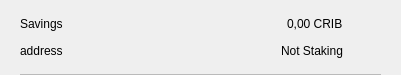
<?xml version="1.0" encoding="UTF-8"?>
<ui version="4.0">
 <class>CSRow</class>
 <widget class="QWidget" name="CSRow">
  <property name="geometry">
   <rect>
    <x>0</x>
    <y>0</y>
    <width>401</width>
    <height>75</height>
   </rect>
  </property>
  <property name="windowTitle">
   <string>Form</string>
  </property>
  <layout class="QVBoxLayout" name="verticalLayout">
   <property name="spacing">
    <number>0</number>
   </property>
   <property name="leftMargin">
    <number>20</number>
   </property>
   <property name="topMargin">
    <number>10</number>
   </property>
   <property name="rightMargin">
    <number>20</number>
   </property>
   <property name="bottomMargin">
    <number>0</number>
   </property>
   <item>
    <widget class="QWidget" name="info" native="true">
     <property name="minimumSize">
      <size>
       <width>0</width>
       <height>0</height>
      </size>
     </property>
     <layout class="QHBoxLayout" name="horizontalLayout_3">
      <property name="leftMargin">
       <number>0</number>
      </property>
      <property name="topMargin">
       <number>0</number>
      </property>
      <property name="rightMargin">
       <number>0</number>
      </property>
      <property name="bottomMargin">
       <number>10</number>
      </property>
      <item>
       <widget class="QWidget" name="container" native="true">
        <property name="minimumSize">
         <size>
          <width>0</width>
          <height>0</height>
         </size>
        </property>
        <layout class="QVBoxLayout" name="verticalLayout_2">
         <property name="spacing">
          <number>0</number>
         </property>
         <property name="leftMargin">
          <number>0</number>
         </property>
         <property name="topMargin">
          <number>0</number>
         </property>
         <property name="rightMargin">
          <number>0</number>
         </property>
         <property name="bottomMargin">
          <number>0</number>
         </property>
         <item>
          <layout class="QHBoxLayout" name="horizontalLayout">
           <item>
            <widget class="QLabel" name="labelName">
             <property name="toolTip">
              <string notr="true"/>
             </property>
             <property name="text">
              <string>Savings</string>
             </property>
            </widget>
           </item>
           <item>
            <spacer name="horizontalSpacer">
             <property name="orientation">
              <enum>Qt::Horizontal</enum>
             </property>
             <property name="sizeHint" stdset="0">
              <size>
               <width>40</width>
               <height>20</height>
              </size>
             </property>
            </spacer>
           </item>
           <item>
            <widget class="QLabel" name="labelAmount">
             <property name="text">
              <string>0,00 CRIB</string>
             </property>
            </widget>
           </item>
          </layout>
         </item>
         <item>
          <layout class="QHBoxLayout" name="horizontalLayout_2">
           <item>
            <widget class="QLabel" name="labelAddress">
             <property name="toolTip">
              <string notr="true"/>
             </property>
             <property name="text">
              <string>address</string>
             </property>
            </widget>
           </item>
           <item>
            <spacer name="horizontalSpacer_2">
             <property name="orientation">
              <enum>Qt::Horizontal</enum>
             </property>
             <property name="sizeHint" stdset="0">
              <size>
               <width>40</width>
               <height>20</height>
              </size>
             </property>
            </spacer>
           </item>
           <item>
            <widget class="QLabel" name="labelStaking">
             <property name="text">
              <string>Not Staking</string>
             </property>
            </widget>
           </item>
          </layout>
         </item>
        </layout>
       </widget>
      </item>
      <item alignment="Qt::AlignHCenter|Qt::AlignVCenter">
       <widget class="QPushButton" name="pushButtonMenu">
        <property name="minimumSize">
         <size>
          <width>24</width>
          <height>24</height>
         </size>
        </property>
        <property name="maximumSize">
         <size>
          <width>32</width>
          <height>32</height>
         </size>
        </property>
        <property name="focusPolicy">
         <enum>Qt::NoFocus</enum>
        </property>
        <property name="styleSheet">
         <string notr="true">border:none; background-color:transparent;</string>
        </property>
        <property name="text">
         <string/>
        </property>
        <property name="icon">
         <iconset>
          <normaloff>://ic-menu-hover</normaloff>://ic-menu-hover</iconset>
        </property>
        <property name="iconSize">
         <size>
          <width>24</width>
          <height>24</height>
         </size>
        </property>
       </widget>
      </item>
     </layout>
    </widget>
   </item>
   <item>
    <widget class="QLabel" name="lblDivisory">
     <property name="minimumSize">
      <size>
       <width>0</width>
       <height>1</height>
      </size>
     </property>
     <property name="maximumSize">
      <size>
       <width>16777215</width>
       <height>1</height>
      </size>
     </property>
     <property name="styleSheet">
      <string notr="true">background-color:#bababa;</string>
     </property>
     <property name="text">
      <string/>
     </property>
     <property name="alignment">
      <set>Qt::AlignBottom|Qt::AlignLeading|Qt::AlignLeft</set>
     </property>
    </widget>
   </item>
  </layout>
 </widget>
 <resources/>
 <connections/>
</ui>
